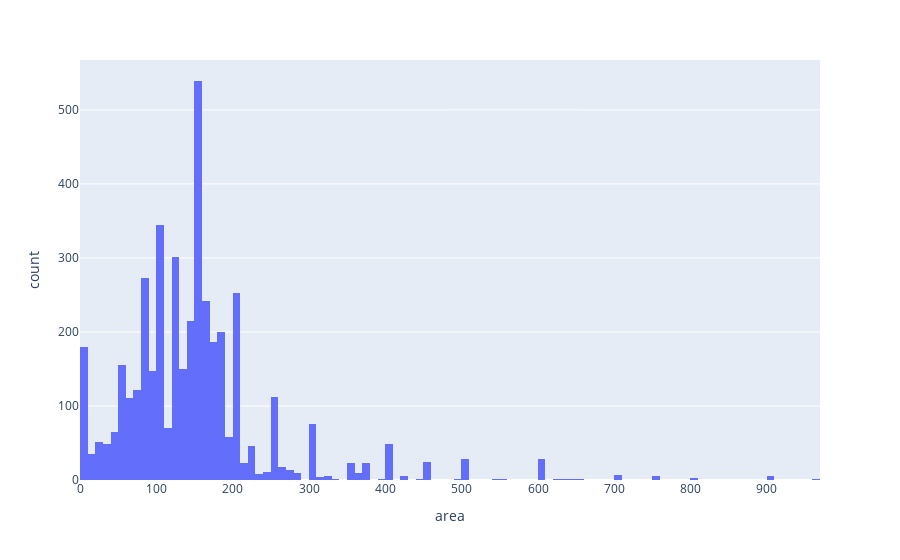

Notebook cell for this chart:
### Code cell
fig = px.histogram(onMarket, x="area"  )
fig.show()

### Figure 1 — Plotly figure (JSON) as saved in the notebook; plotly's stock layout.template omitted (floating-point values rounded to 4 significant figures; data arrays with more than 128 entries replaced by an {"elided": "..."} marker saying what was removed)
{"data": [{"alignmentgroup": "True", "bingroup": "x", "hovertemplate": "area=%{x}<br>count=%{y}<extra></extra>", "legendgroup": "", "marker": {"color": "#636efa", "pattern": {"shape": ""}}, "name": "", "offsetgroup": "", "orientation": "v", "showlegend": false, "type": "histogram", "x": {"elided": "4293 int values"}, "xaxis": "x", "yaxis": "y"}], "layout": {"barmode": "relative", "legend": {"tracegroupgap": 0}, "margin": {"t": 60}, "xaxis": {"anchor": "y", "domain": [0, 1], "title": {"text": "area"}}, "yaxis": {"anchor": "x", "domain": [0, 1], "title": {"text": "count"}}}}
